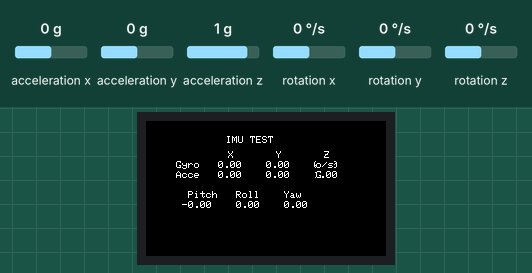
Bench run of a sketch on a simulated ESP32. Shown: 240×135 colour display. The inputs (shaded band) are chosen by the test bench; at power-on: acceleration x 0 g, acceleration y 0 g, acceleration z 1 g, rotation x 0 °/s, rotation y 0 °/s, rotation z 0 °/s. WiFi joins after 1.5 s; servers stay silent unless stated; no MQTT or app messages arrive unless stated; what the sketch prints to the serial monitor is not drawn.

Above: at 2.9 s.
3.0 s: acceleration x set to -1.4 g
At 3.9 s:
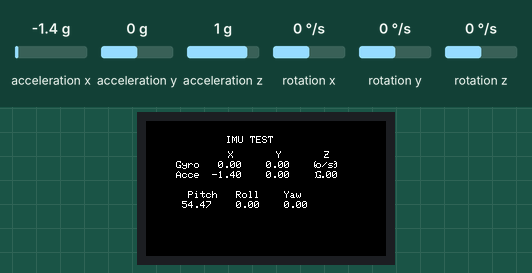
4.5 s: acceleration y set to -1.4 g
At 5.7 s:
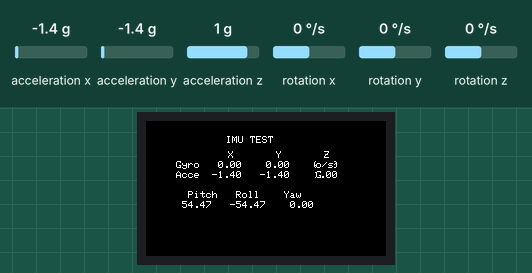
6.0 s: acceleration z set to -1.4 g
At 6.4 s:
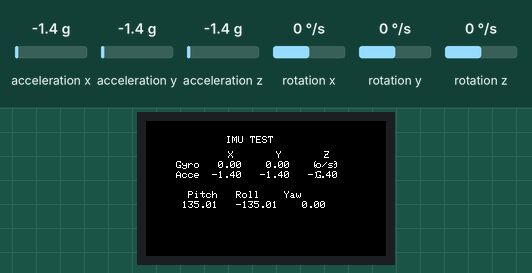
7.5 s: rotation x set to -192 °/s
At 8.3 s:
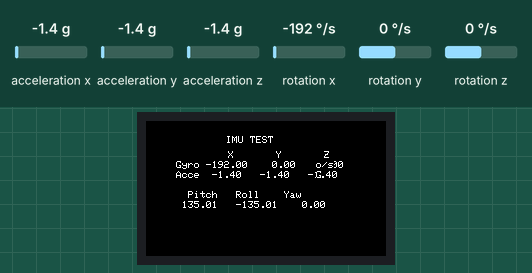
9.0 s: rotation y set to -192 °/s
At 10.2 s:
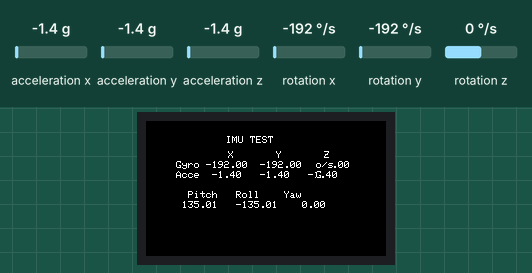
12.0 s: rotation z set to -192 °/s
At 12.7 s:
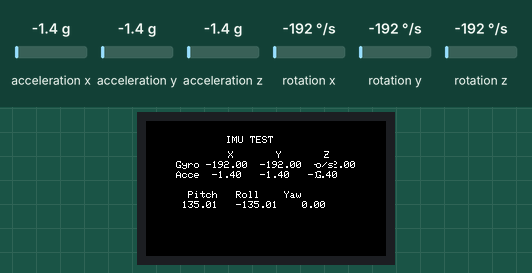
Timing chart, 0 to 14.5 s (numbered marks = the images above; inputs shaded):
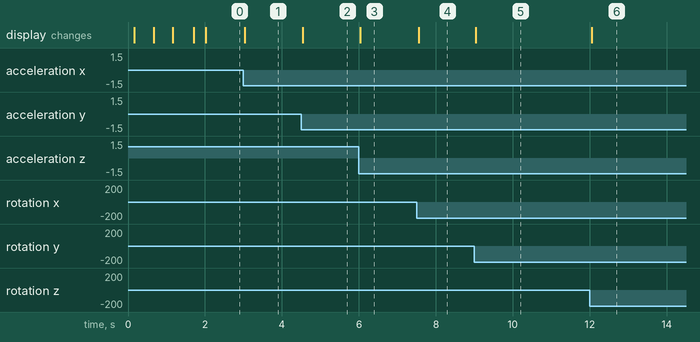

Measured:
- after the input at 3.0 s, the display: changes at once (image 1)
- after the input at 4.5 s, the display: changes after 0.05 s (image 2)
- after the input at 6.0 s, the display: changes at once (image 3)
- after the input at 7.5 s, the display: changes after 0.05 s (image 4)
- after the input at 9.0 s, the display: changes at once (image 5)
- after the input at 12.0 s, the display: changes after 0.05 s (image 6)

The sketch:

Main_edge_M5Stick.ino
```cpp
#include <M5StickCPlus.h>
#include <WiFi.h>
#include <PubSubClient.h>

// WiFi credentials
const char* ssid = "This Could be iPhone 2.0";
const char* password = "12345678";

// MQTT broker settings
const char* mqtt_server = "172.20.10.9"; // MQTT Server or where the broker is
const char* mqtt_topic = "imu_data";

WiFiClient espClient;
PubSubClient client(espClient);

void setup() {
  M5.begin();
  M5.IMU.Init();
  Serial.begin(9600);
  Serial.println("IMU Data");

  M5.Lcd.setRotation(3);
  setupWifi();
  client.setServer(mqtt_server,1883);

  M5.Lcd.setRotation(3);  // Rotate the screen. 将屏幕旋转
  M5.Lcd.fillScreen(BLACK);
  M5.Lcd.setTextSize(1);
  M5.Lcd.setCursor(80, 15);  // set the cursor location.  设置光标位置
  M5.Lcd.println("IMU TEST");
  M5.Lcd.setCursor(70, 30);
  M5.Lcd.println("  X       Y       Z");
  M5.Lcd.setCursor(30, 70);
  M5.Lcd.println("  Pitch   Roll    Yaw");
}

void setupWifi() {
    delay(10);
    M5.Lcd.printf("Connecting to %s", ssid);
    WiFi.mode(
        WIFI_STA);  // Set the mode to WiFi station mode.  设置模式为WIFI站模式
    WiFi.begin(ssid, password);  // Start Wifi connection.  开始wifi连接

    while (WiFi.status() != WL_CONNECTED) {
        delay(500);
        M5.Lcd.print(".");
    }
    M5.Lcd.printf("\nSuccess\n");
}


void loop() {
  if (!client.connected()) {
    reconnect();
  }
  client.loop();

  float accX, accY, accZ;
  float gyroX, gyroY, gyroZ;
  float pitch, roll, yaw;

  // Read I2C data
  M5.IMU.getAccelData(&accX, &accY, &accZ);
  M5.IMU.getGyroData(&gyroX, &gyroY, &gyroZ);
  M5.IMU.getAhrsData(&pitch, &roll, &yaw);

  // Print the data to the serial monitor
  /*Serial.print("Accel: X=");
  Serial.print(accX);
  Serial.print(", Y=");
  Serial.print(accY);
  Serial.print(", Z=");
  Serial.print(accZ);
  Serial.print(" | Gyro: X=");
  Serial.print(gyroX);
  Serial.print(", Y=");
  Serial.print(gyroY);
  Serial.print(", Z=");
  Serial.println(gyroZ);*/
  M5.Lcd.setCursor(30, 40);
  M5.Lcd.printf("Gyro %6.2f  %6.2f  %6.2f      ", gyroX, gyroY, gyroZ);
  M5.Lcd.setCursor(170, 40);
  M5.Lcd.print("o/s");
  M5.Lcd.setCursor(30, 50);
  M5.Lcd.printf("Acce  %5.2f   %5.2f   %5.2f   ", accX, accY, accZ);
  M5.Lcd.setCursor(170, 50);
  M5.Lcd.print("G");
  M5.Lcd.setCursor(30, 80);
  M5.Lcd.printf(" %5.2f   %5.2f   %5.2f   ", pitch, roll, yaw);

  char payload[100];
  snprintf(payload, sizeof(payload), "Accel: X=%f, Y=%f, Z=%f Gyro: X=%f, Y=%f, Z=%f", accX, accY, accZ, gyroX, gyroY, gyroZ);

  // Serial.print("Payload data: ");
  // Serial.println(payload);
  // Publish the message and check if it was successful
  if (client.publish(mqtt_topic, payload)) {
    Serial.println("Message sent successfully");
  } else {
    Serial.println("Failed to send message");
  }
  delay(3.5);
}

void reconnect() {
  // Loop until we're reconnected
  while (!client.connected()) {
    Serial.print("Attempting MQTT connection...");
    // Attempt to connect
    if (client.connect("M5StickClient")) {
      Serial.println("connected");
    } else {
      Serial.print("failed, rc=");
      Serial.print(client.state());
      Serial.println(" try again in 5 seconds");
      // Wait 5 seconds before retrying
      delay(5000);
    }
  }
}
```
